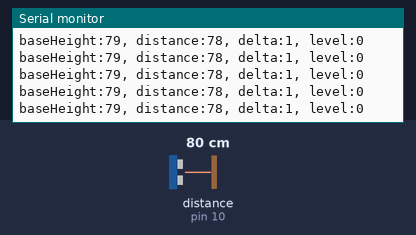
This sketch was run on a simulated Arduino Uno, built with avr-gcc and run on an emulated ATmega328P. On the bench: the last lines printed to the serial monitor. Wiring (inferred from the names in the program): ultrasonic range finder: trigger pin 9; echo pin 10. The inputs (shaded band) are chosen by the test bench; at power-on: distance to the obstacle (sensor on pin 10) 80 cm. The echo pulse lasts 58.3 µs per cm.

Above: at 1.2 s.
1.3 s: distance to the obstacle (sensor on pin 10) set to 2 cm
At 1.36 s:
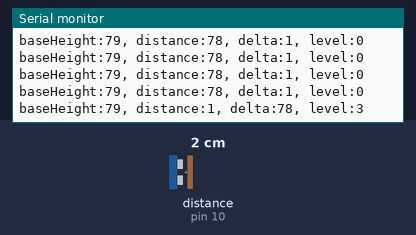
2.8 s: distance to the obstacle (sensor on pin 10) set to 13 cm
At 2.85 s:
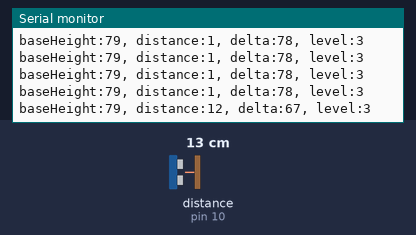
Timing chart, 0 to 5.8 s (numbered marks = the images above; inputs shaded):
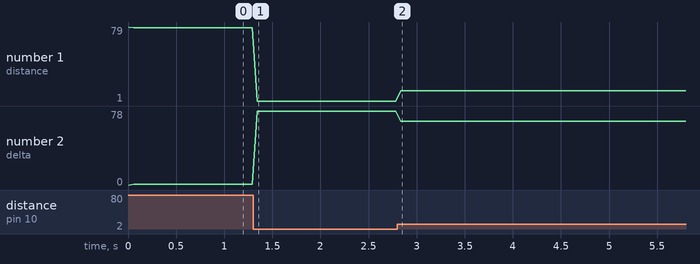

Measured:
- after the input at 1.3 s, the serial monitor: prints a new line at once (image 1)
- after the input at 2.8 s, the serial monitor: prints a new line at once (image 2)
- plotted number 1: 1 → 12 after the input at 2.8 s
- plotted number 2: 78 → 67 after the input at 2.8 s

The sketch:

newoben_alldaten.ino
```cpp
const int trigPin = 9;
const int echoPin = 10;

const int NO_PERSON_THRESHOLD = 194; // 超过这个值认为无人
const int MIN_HEIGHT_CM = 140;       // 最低检测高度

int baseHeight = 0;
bool personPresent = false;
bool baseCaptured = false;

void setup() {
  Serial.begin(115200);
  pinMode(trigPin, OUTPUT);
  pinMode(echoPin, INPUT);
}

long getDistanceCM() {
  digitalWrite(trigPin, LOW);
  delayMicroseconds(2);

  digitalWrite(trigPin, HIGH);
  delayMicroseconds(10);
  digitalWrite(trigPin, LOW);

  long duration = pulseIn(echoPin, HIGH);
  long distanceCM = duration * 0.034 / 2;
  return distanceCM;
}

void loop() {
  long distance = getDistanceCM();

  if (distance >= NO_PERSON_THRESHOLD) {
    personPresent = false;
    baseCaptured = false;
  } else {
    if (!personPresent) {
      personPresent = true;
      baseCaptured = false;
    }

    if (!baseCaptured) {
      if (distance <= MIN_HEIGHT_CM) {
        baseHeight = distance;
        baseCaptured = true;
      }
    }
  }

  int delta = 0;
  if (personPresent && baseCaptured) {
    delta = baseHeight - distance;
  }

  int level = 0;
  if (delta >= 5 && delta < 10) {
    level = 1;
  } else if (delta >= 10 && delta < 15) {
    level = 2;
  } else if (delta >= 15) {
    level = 3;
  }

  Serial.print("baseHeight:");
  Serial.print(baseHeight);
  Serial.print(", distance:");
  Serial.print(distance);
  Serial.print(", delta:");
  Serial.print(delta);
  Serial.print(", level:");
  Serial.println(level);

  delay(50);
}
```
